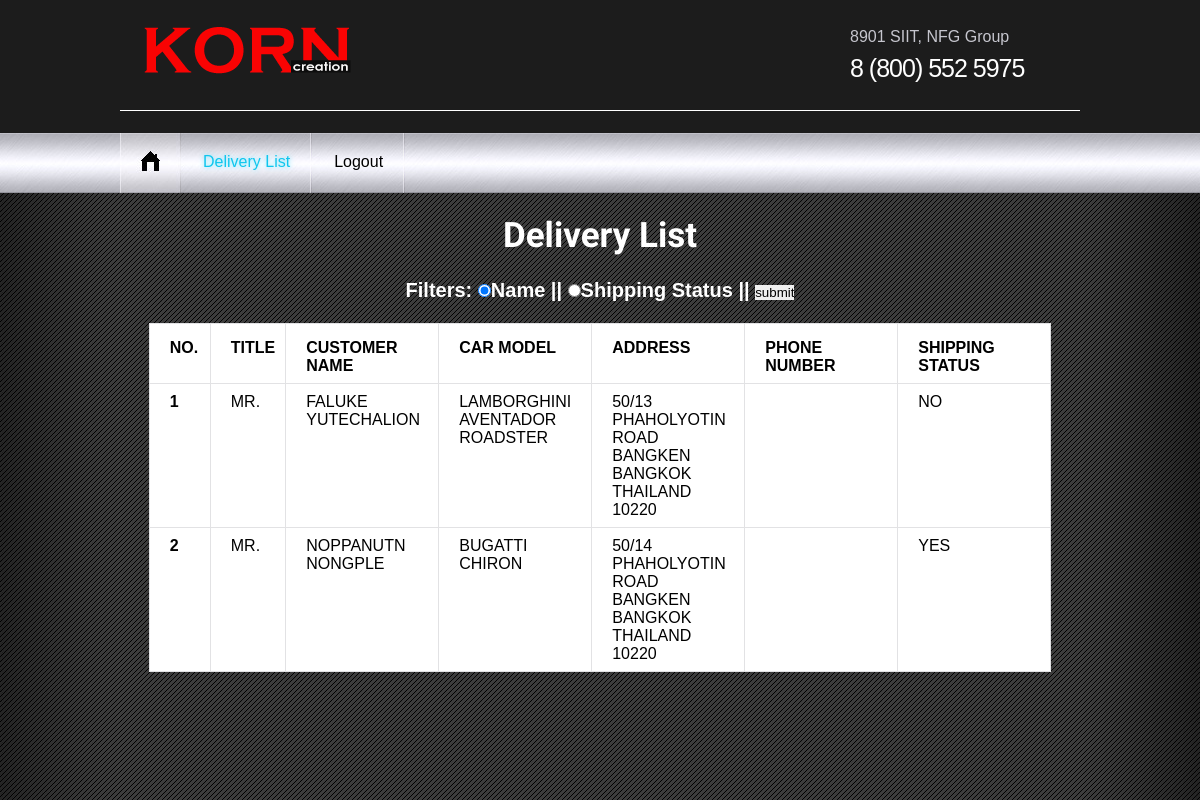
The app's page /delivery.php, older data.
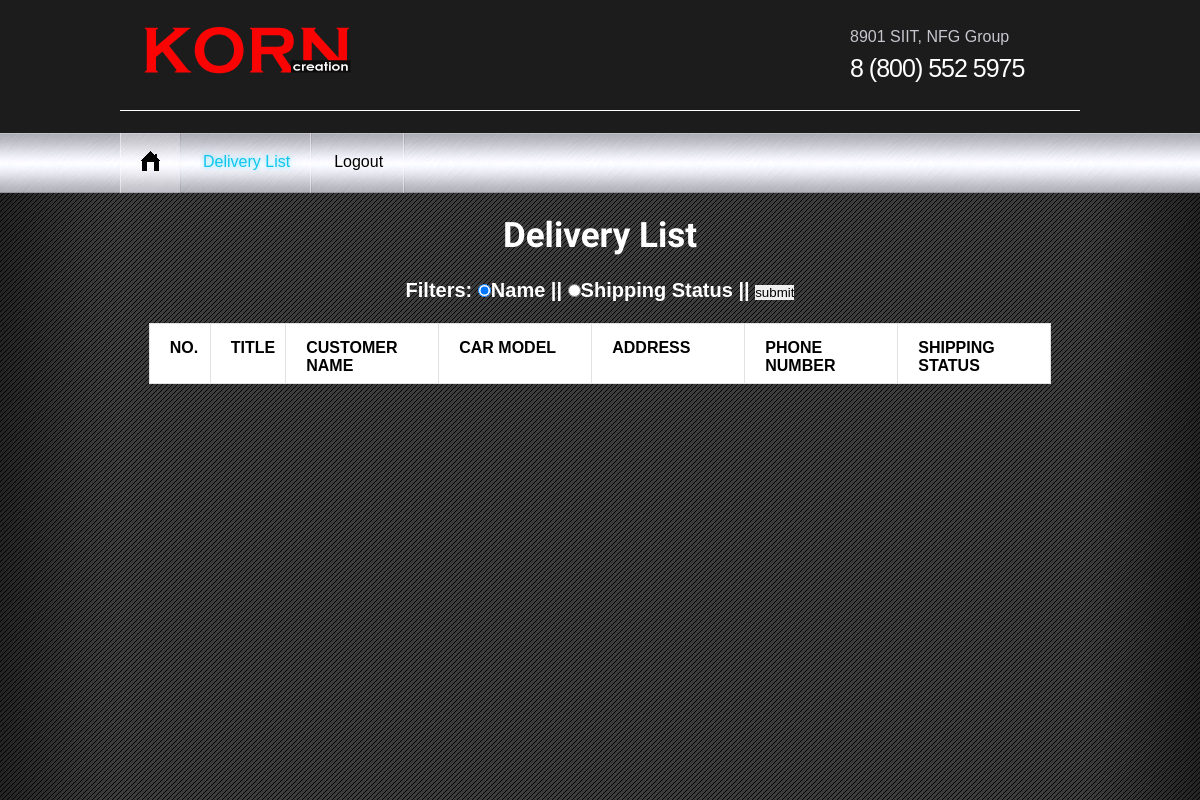
The same page, newer data.
### tables this page shows
CREATE TABLE `car_model` (
  `CAR_ID` int(11) NOT NULL,
  `MANUFACTURER` varchar(255) NOT NULL,
  `MODEL` varchar(255) NOT NULL,
  `PRICE` int(11) NOT NULL,
  `DISABLE`int(11) NOT NULL
);

CREATE TABLE `customer` (
  `CUSTOMER_ID` int(11) NOT NULL,
  `CUSTOMER_TITLE` varchar(50) NOT NULL,
  `CUSTOMER_FNAME` varchar(50) NOT NULL,
  `CUSTOMER_LNAME` varchar(50) NOT NULL,
  `CUSTOMER_DOB` date NOT NULL,
  `CUSTOMER_ADDRESS` int(11) NOT NULL,
  `CUSTOMER_EMAIL` varchar(50) NOT NULL,
  `CUSTOMER_PHONE` varchar(25) NOT NULL
);

CREATE TABLE `customer_address` (
  `ADDRESS_ID` int(11) NOT NULL,
  `ADDRESS` varchar(255) NOT NULL,
  `CITY` varchar(30) NOT NULL,
  `COUNTRY` varchar(30) NOT NULL,
  `ZIPCODE` varchar(5) NOT NULL
);

CREATE TABLE `car_order` (
  `CAR_ORDER_ID` int(11) NOT NULL,
  `CAR_ID` int(11) NOT NULL,
  `PRICE` int(11) NOT NULL,
  `EX_COLOR_ID` int(11) NOT NULL,
  `IN_COLOR_ID` int(11) NOT NULL,
  `WHEEL_ID` int(11) NOT NULL,
  `INSURANCE` varchar(25) NOT NULL,
  `SALESMAN_ID` int(11) NOT NULL,
  `CUSTOMER_ID` int(11) NOT NULL,
  `dealDate` date DEFAULT NULL,
  `DEPOSIT_PAYMENT_STATUS` date DEFAULT NULL,
  `ORDER_STATUS` varchar(25) NOT NULL DEFAULT 'Waiting for payment',
  `DELIVERY_STATUS` varchar(25) NOT NULL DEFAULT 'No'
);

### delivery.php (the view, shortened to what this page needs)
<?php
require_once('connect.php');
$listby="name";
?>
<html lang="en">
<head>
<link rel="stylesheet" type="text/css" media="screen" href="css/reset.css">
<link rel="stylesheet" type="text/css" media="screen" href="css/style.css">
</head>
<body>
<div class="bg">
  <header>
    <div class="main wrap">
      <h1><a href="index.html"><img src="images/logo.png" alt=""></a></h1>
        <p>8901 SIIT, NFG Group <span>8 (800) 552 5975</span></p>
    </div>
    <div class="staff">
    </div>
    <div class="main_header">
      <div id="div_menu">
        <ul class="menu">
          <li><a href="index.html" class="home"><img src="images/home.jpg" alt=""></a></li>
          <li class="current"><a href="delivery.php">Delivery List</a></li>
          <li><a href="logout.php">Logout</a></li>
        </ul>
      </div>
    </div>
  </header>
  <center>
  <div class="main_content">
    <br><h2>Delivery List</h2><br>
    <h3 style="font-size: 20px;">
      <form action="delivery.php" method="POST">
        Filters:
        <input type="radio" name="choice" value="name"    <?php if($listby=="name"){echo "checked";}?>>Name ||
        <input type="radio" name="choice" value="order"   <?php if($listby=="order"){echo "checked";}?>>Shipping Status ||
        <input type="submit" name="submit" value="submit">
      </form><br>
    </h3>
    <table style="font-size: 16px !important;">
      <tr><th style='width:30 !important;'>No.</th><th style='width:30 !important;'>Title</th>
        <th>Customer Name</th><th>Car Model</th><th>Address</th><th>Phone Number</th><th>Shipping Status</th></tr>
      <?php
      $q = "SELECT C.CUSTOMER_TITLE,C.CUSTOMER_FNAME,C.CUSTOMER_LNAME,C.CUSTOMER_PHONE
      ,CA.ADDRESS,CA.CITY,CA.COUNTRY,CA.ZIPCODE
      ,M.MANUFACTURER,M.MODEL
      ,O.DELIVERY_STATUS
      FROM car_model as M, customer as C, car_order as O, customer_address as CA
      WHERE C.CUSTOMER_ID = O.CUSTOMER_ID
      AND M.CAR_ID = O.CAR_ID
      AND C.CUSTOMER_ADDRESS = CA.ADDRESS_ID";
      if($listby=="name"){$q = $q." ORDER BY C.CUSTOMER_FNAME,C.CUSTOMER_LNAME";}
      else if ($listby == "order"){$q = $q." ORDER BY O.DELIVERY_STATUS DESC";}
      $i=1;
      $result = $mysqli->query($q);
      while($row = $result->fetch_array()){
        echo "<tr><td>".$i."</td><td>".$row['CUSTOMER_TITLE']."</td><td>".$row['CUSTOMER_FNAME']." ".$row['CUSTOMER_LNAME']."</td>
        <td>".$row['MANUFACTURER']." ".$row['MODEL']."</td>
        <td>".$row['ADDRESS']." ".$row['CITY']." ".$row['COUNTRY']." ".$row['ZIPCODE']."</td>
        <td>".$row['CUSTOMER_PHONE']."</td><td>".$row['DELIVERY_STATUS']."</td></tr>";
        $i=$i+1;
      }
      ?>
    </table>
  </div>
  </center>
</body>

Row changes from the older to the newer data that the page shows:
no longer on this page (row edited): car_model: customer.CUSTOMER_TITLE "MR.", customer.CUSTOMER_FNAME "FALUKE", customer.CUSTOMER_LNAME "YUTECHALION", MANUFACTURER "LAMBORGHINI", MODEL "AVENTADOR ROADSTER", customer_address.ADDRESS "50/13 PHAHOLYOTIN ROAD BANGKEN", customer_address.CITY "BANGKOK", customer_address.COUNTRY "THAILAND", customer_address.ZIPCODE "10220", car_order.DELIVERY_STATUS "NO"
no longer on this page (row edited): car_model: customer.CUSTOMER_TITLE "MR.", customer.CUSTOMER_FNAME "NOPPANUTN", customer.CUSTOMER_LNAME "NONGPLE", MANUFACTURER "BUGATTI", MODEL "CHIRON", customer_address.ADDRESS "50/14 PHAHOLYOTIN ROAD BANGKEN", customer_address.CITY "BANGKOK", customer_address.COUNTRY "THAILAND", customer_address.ZIPCODE "10220", car_order.DELIVERY_STATUS "YES"
